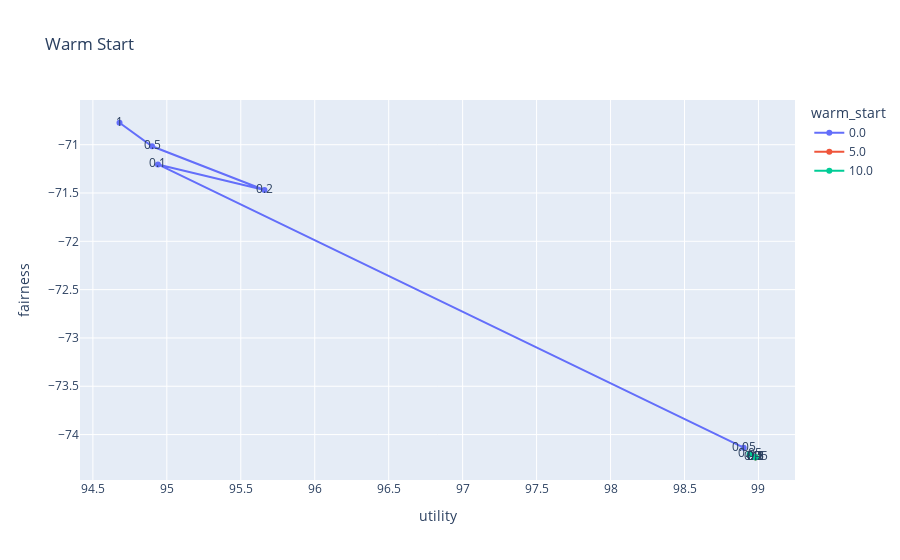
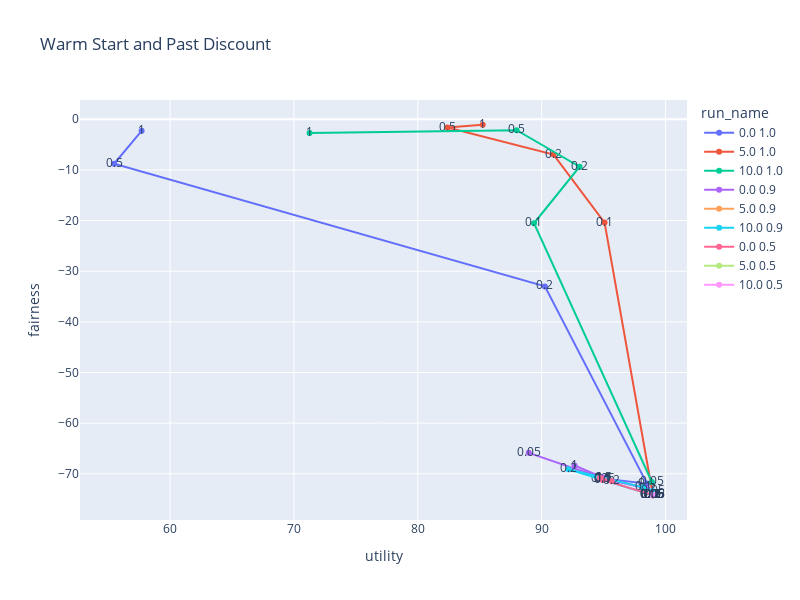

Notebook code cell kept with these figures, in order:
### Code cell
px.line(df[df.past_discount==0.5], x='utility', y='fairness', color='warm_start', title='Warm Start', text='learning_beta', markers=True).show()

# plot utiliy vs fairness for each warm_start-past_discount combo
df['run_name'] = df.warm_start.astype(str) + ' ' + df.past_discount.astype(str)
fig = px.line(df, x='utility', y='fairness', color='run_name', title='Warm Start and Past Discount', text='learning_beta', markers=True)
fig.update_layout(width=800, height=600)
fig.show()

### Figure 1 — Plotly figure (JSON) as saved in the notebook; plotly's stock layout.template omitted (floating-point values rounded to 4 significant figures)
{"data": [{"hovertemplate": "warm_start=0.0<br>utility=%{x}<br>fairness=%{y}<br>learning_beta=%{text}<extra></extra>", "legendgroup": "0.0", "line": {"color": "#636efa", "dash": "solid"}, "marker": {"symbol": "circle"}, "mode": "text+lines+markers", "name": "0.0", "orientation": "v", "showlegend": true, "text": [0.05, 0.1, 0.2, 0.5, 1], "type": "scatter", "x": [98.9, 94.94, 95.66, 94.9, 94.68], "xaxis": "x", "y": [-74.14, -71.2, -71.47, -71.02, -70.77], "yaxis": "y"}, {"hovertemplate": "warm_start=5.0<br>utility=%{x}<br>fairness=%{y}<br>learning_beta=%{text}<extra></extra>", "legendgroup": "5.0", "line": {"color": "#EF553B", "dash": "solid"}, "marker": {"symbol": "circle"}, "mode": "text+lines+markers", "name": "5.0", "orientation": "v", "showlegend": true, "text": [0.05, 0.1, 0.2, 0.5, 1], "type": "scatter", "x": [98.98, 98.98, 98.98, 98.98, 98.98], "xaxis": "x", "y": [-74.23, -74.23, -74.23, -74.23, -74.23], "yaxis": "y"}, {"hovertemplate": "warm_start=10.0<br>utility=%{x}<br>fairness=%{y}<br>learning_beta=%{text}<extra></extra>", "legendgroup": "10.0", "line": {"color": "#00cc96", "dash": "solid"}, "marker": {"symbol": "circle"}, "mode": "text+lines+markers", "name": "10.0", "orientation": "v", "showlegend": true, "text": [0.05, 0.1, 0.2, 0.5, 1], "type": "scatter", "x": [98.94, 98.98, 98.98, 98.98, 98.98], "xaxis": "x", "y": [-74.2, -74.23, -74.23, -74.23, -74.23], "yaxis": "y"}], "layout": {"legend": {"title": {"text": "warm_start"}, "tracegroupgap": 0}, "title": {"text": "Warm Start"}, "xaxis": {"anchor": "y", "domain": [0, 1], "title": {"text": "utility"}}, "yaxis": {"anchor": "x", "domain": [0, 1], "title": {"text": "fairness"}}}}

### Figure 2 — Plotly figure (JSON) as saved in the notebook; plotly's stock layout.template omitted (floating-point values rounded to 4 significant figures)
{"data": [{"hovertemplate": "run_name=0.0 1.0<br>utility=%{x}<br>fairness=%{y}<br>learning_beta=%{text}<extra></extra>", "legendgroup": "0.0 1.0", "line": {"color": "#636efa", "dash": "solid"}, "marker": {"symbol": "circle"}, "mode": "text+lines+markers", "name": "0.0 1.0", "orientation": "v", "showlegend": true, "text": [0.05, 0.1, 0.2, 0.5, 1], "type": "scatter", "x": [94.96, 98.5, 90.26, 55.48, 57.7], "xaxis": "x", "y": [-70.95, -71.94, -33.0, -8.8, -2.281], "yaxis": "y"}, {"hovertemplate": "run_name=5.0 1.0<br>utility=%{x}<br>fairness=%{y}<br>learning_beta=%{text}<extra></extra>", "legendgroup": "5.0 1.0", "line": {"color": "#EF553B", "dash": "solid"}, "marker": {"symbol": "circle"}, "mode": "text+lines+markers", "name": "5.0 1.0", "orientation": "v", "showlegend": true, "text": [0.05, 0.1, 0.2, 0.5, 1], "type": "scatter", "x": [98.98, 95.08, 90.96, 82.4, 85.24], "xaxis": "x", "y": [-74.23, -20.4, -6.98, -1.64, -1.088], "yaxis": "y"}, {"hovertemplate": "run_name=10.0 1.0<br>utility=%{x}<br>fairness=%{y}<br>learning_beta=%{text}<extra></extra>", "legendgroup": "10.0 1.0", "line": {"color": "#00cc96", "dash": "solid"}, "marker": {"symbol": "circle"}, "mode": "text+lines+markers", "name": "10.0 1.0", "orientation": "v", "showlegend": true, "text": [0.05, 0.1, 0.2, 0.5, 1], "type": "scatter", "x": [98.9, 89.38, 93.06, 87.98, 71.26], "xaxis": "x", "y": [-71.62, -20.54, -9.37, -2.151, -2.737], "yaxis": "y"}, {"hovertemplate": "run_name=0.0 0.9<br>utility=%{x}<br>fairness=%{y}<br>learning_beta=%{text}<extra></extra>", "legendgroup": "0.0 0.9", "line": {"color": "#ab63fa", "dash": "solid"}, "marker": {"symbol": "circle"}, "mode": "text+lines+markers", "name": "0.0 0.9", "orientation": "v", "showlegend": true, "text": [0.05, 0.1, 0.2, 0.5, 1], "type": "scatter", "x": [88.96, 95.04, 98.52, 94.96, 92.66], "xaxis": "x", "y": [-65.86, -70.97, -72.92, -70.75, -68.36], "yaxis": "y"}, {"hovertemplate": "run_name=5.0 0.9<br>utility=%{x}<br>fairness=%{y}<br>learning_beta=%{text}<extra></extra>", "legendgroup": "5.0 0.9", "line": {"color": "#FFA15A", "dash": "solid"}, "marker": {"symbol": "circle"}, "mode": "text+lines+markers", "name": "5.0 0.9", "orientation": "v", "showlegend": true, "text": [0.05, 0.1, 0.2, 0.5, 1], "type": "scatter", "x": [98.98, 98.98, 98.98, 98.96, 98.98], "xaxis": "x", "y": [-74.23, -74.23, -74.23, -74.22, -74.23], "yaxis": "y"}, {"hovertemplate": "run_name=10.0 0.9<br>utility=%{x}<br>fairness=%{y}<br>learning_beta=%{text}<extra></extra>", "legendgroup": "10.0 0.9", "line": {"color": "#19d3f3", "dash": "solid"}, "marker": {"symbol": "circle"}, "mode": "text+lines+markers", "name": "10.0 0.9", "orientation": "v", "showlegend": true, "text": [0.05, 0.1, 0.2, 0.5, 1], "type": "scatter", "x": [98.96, 98.2, 92.16, 98.98, 98.98], "xaxis": "x", "y": [-73.4, -72.68, -69.12, -74.23, -74.23], "yaxis": "y"}, {"hovertemplate": "run_name=0.0 0.5<br>utility=%{x}<br>fairness=%{y}<br>learning_beta=%{text}<extra></extra>", "legendgroup": "0.0 0.5", "line": {"color": "#FF6692", "dash": "solid"}, "marker": {"symbol": "circle"}, "mode": "text+lines+markers", "name": "0.0 0.5", "orientation": "v", "showlegend": true, "text": [0.05, 0.1, 0.2, 0.5, 1], "type": "scatter", "x": [98.9, 94.94, 95.66, 94.9, 94.68], "xaxis": "x", "y": [-74.14, -71.2, -71.47, -71.02, -70.77], "yaxis": "y"}, {"hovertemplate": "run_name=5.0 0.5<br>utility=%{x}<br>fairness=%{y}<br>learning_beta=%{text}<extra></extra>", "legendgroup": "5.0 0.5", "line": {"color": "#B6E880", "dash": "solid"}, "marker": {"symbol": "circle"}, "mode": "text+lines+markers", "name": "5.0 0.5", "orientation": "v", "showlegend": true, "text": [0.05, 0.1, 0.2, 0.5, 1], "type": "scatter", "x": [98.98, 98.98, 98.98, 98.98, 98.98], "xaxis": "x", "y": [-74.23, -74.23, -74.23, -74.23, -74.23], "yaxis": "y"}, {"hovertemplate": "run_name=10.0 0.5<br>utility=%{x}<br>fairness=%{y}<br>learning_beta=%{text}<extra></extra>", "legendgroup": "10.0 0.5", "line": {"color": "#FF97FF", "dash": "solid"}, "marker": {"symbol": "circle"}, "mode": "text+lines+markers", "name": "10.0 0.5", "orientation": "v", "showlegend": true, "text": [0.05, 0.1, 0.2, 0.5, 1], "type": "scatter", "x": [98.94, 98.98, 98.98, 98.98, 98.98], "xaxis": "x", "y": [-74.2, -74.23, -74.23, -74.23, -74.23], "yaxis": "y"}], "layout": {"height": 600, "legend": {"title": {"text": "run_name"}, "tracegroupgap": 0}, "title": {"text": "Warm Start and Past Discount"}, "width": 800, "xaxis": {"anchor": "y", "domain": [0, 1], "title": {"text": "utility"}}, "yaxis": {"anchor": "x", "domain": [0, 1], "title": {"text": "fairness"}}}}
